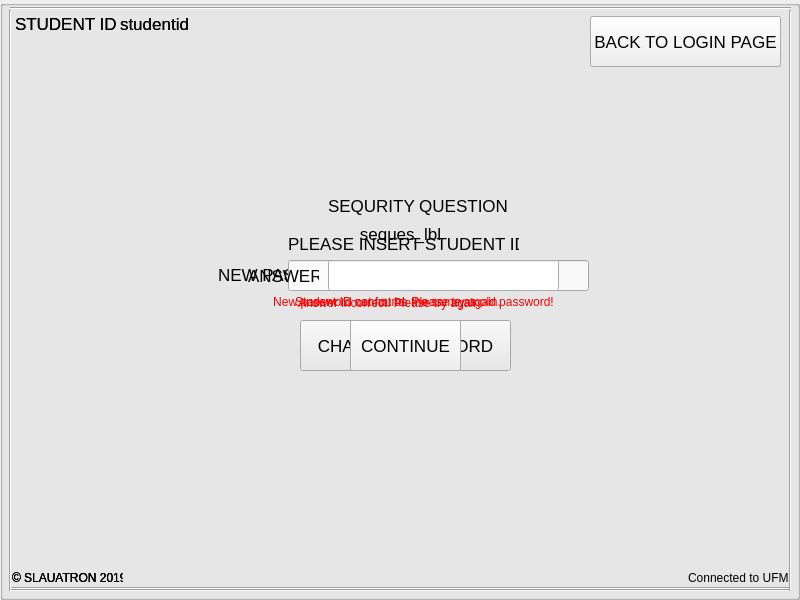
<?xml version="1.0" encoding="UTF-8"?>
<ui version="4.0">
 <class>ResetPW</class>
 <widget class="QMainWindow" name="ResetPW">
  <property name="geometry">
   <rect>
    <x>0</x>
    <y>0</y>
    <width>800</width>
    <height>600</height>
   </rect>
  </property>
  <property name="windowTitle">
   <string>University Faclilities Management System (UFMS)</string>
  </property>
  <property name="windowIcon">
   <iconset resource="images.qrc">
    <normaloff>:/images/icon.png</normaloff>:/images/icon.png</iconset>
  </property>
  <widget class="QWidget" name="centralwidget">
   <widget class="QGroupBox" name="display0">
    <property name="geometry">
     <rect>
      <x>0</x>
      <y>0</y>
      <width>800</width>
      <height>600</height>
     </rect>
    </property>
    <property name="title">
     <string/>
    </property>
    <widget class="QLineEdit" name="lineEdit_studid">
     <property name="geometry">
      <rect>
       <x>288</x>
       <y>260</y>
       <width>231</width>
       <height>31</height>
      </rect>
     </property>
     <property name="font">
      <font>
       <pointsize>13</pointsize>
      </font>
     </property>
     <property name="mouseTracking">
      <bool>false</bool>
     </property>
     <property name="acceptDrops">
      <bool>true</bool>
     </property>
     <property name="maxLength">
      <number>10</number>
     </property>
     <property name="cursorMoveStyle">
      <enum>Qt::LogicalMoveStyle</enum>
     </property>
     <property name="clearButtonEnabled">
      <bool>true</bool>
     </property>
    </widget>
    <widget class="QPushButton" name="continue_btn">
     <property name="geometry">
      <rect>
       <x>350</x>
       <y>320</y>
       <width>111</width>
       <height>51</height>
      </rect>
     </property>
     <property name="font">
      <font>
       <pointsize>13</pointsize>
      </font>
     </property>
     <property name="text">
      <string>CONTINUE</string>
     </property>
    </widget>
    <widget class="QLabel" name="label_StudentID">
     <property name="geometry">
      <rect>
       <x>288</x>
       <y>230</y>
       <width>231</width>
       <height>27</height>
      </rect>
     </property>
     <property name="font">
      <font>
       <pointsize>13</pointsize>
      </font>
     </property>
     <property name="text">
      <string>PLEASE INSERT STUDENT ID :</string>
     </property>
    </widget>
    <widget class="Line" name="oframe2">
     <property name="geometry">
      <rect>
       <x>10</x>
       <y>0</y>
       <width>781</width>
       <height>16</height>
      </rect>
     </property>
     <property name="orientation">
      <enum>Qt::Horizontal</enum>
     </property>
    </widget>
    <widget class="Line" name="oframe4">
     <property name="geometry">
      <rect>
       <x>10</x>
       <y>580</y>
       <width>781</width>
       <height>16</height>
      </rect>
     </property>
     <property name="orientation">
      <enum>Qt::Horizontal</enum>
     </property>
    </widget>
    <widget class="Line" name="oframe3">
     <property name="geometry">
      <rect>
       <x>780</x>
       <y>10</y>
       <width>20</width>
       <height>581</height>
      </rect>
     </property>
     <property name="orientation">
      <enum>Qt::Vertical</enum>
     </property>
    </widget>
    <widget class="QLabel" name="copyright">
     <property name="geometry">
      <rect>
       <x>12</x>
       <y>570</y>
       <width>111</width>
       <height>16</height>
      </rect>
     </property>
     <property name="text">
      <string>© SLAUATRON 2019.</string>
     </property>
    </widget>
    <widget class="Line" name="oframe1">
     <property name="geometry">
      <rect>
       <x>0</x>
       <y>10</y>
       <width>20</width>
       <height>581</height>
      </rect>
     </property>
     <property name="orientation">
      <enum>Qt::Vertical</enum>
     </property>
    </widget>
    <widget class="QLabel" name="label">
     <property name="geometry">
      <rect>
       <x>20</x>
       <y>10</y>
       <width>501</width>
       <height>51</height>
      </rect>
     </property>
     <property name="font">
      <font>
       <pointsize>15</pointsize>
      </font>
     </property>
     <property name="text">
      <string/>
     </property>
    </widget>
    <widget class="QPushButton" name="btn_rback2login">
     <property name="geometry">
      <rect>
       <x>590</x>
       <y>16</y>
       <width>191</width>
       <height>51</height>
      </rect>
     </property>
     <property name="font">
      <font>
       <pointsize>13</pointsize>
      </font>
     </property>
     <property name="text">
      <string>BACK TO LOGIN PAGE</string>
     </property>
    </widget>
    <widget class="QLabel" name="error_lbl">
     <property name="geometry">
      <rect>
       <x>295</x>
       <y>292</y>
       <width>221</width>
       <height>20</height>
      </rect>
     </property>
     <property name="font">
      <font>
       <pointsize>9</pointsize>
      </font>
     </property>
     <property name="styleSheet">
      <string notr="true">color: rgb(255, 0, 0);</string>
     </property>
     <property name="text">
      <string>Student ID not found. Please try again.</string>
     </property>
    </widget>
   </widget>
   <widget class="QGroupBox" name="display1">
    <property name="geometry">
     <rect>
      <x>0</x>
      <y>0</y>
      <width>800</width>
      <height>600</height>
     </rect>
    </property>
    <property name="title">
     <string/>
    </property>
    <widget class="QLineEdit" name="lineEdit_answer">
     <property name="geometry">
      <rect>
       <x>328</x>
       <y>260</y>
       <width>231</width>
       <height>31</height>
      </rect>
     </property>
     <property name="font">
      <font>
       <pointsize>13</pointsize>
      </font>
     </property>
     <property name="mouseTracking">
      <bool>false</bool>
     </property>
     <property name="acceptDrops">
      <bool>true</bool>
     </property>
     <property name="maxLength">
      <number>10</number>
     </property>
     <property name="cursorMoveStyle">
      <enum>Qt::LogicalMoveStyle</enum>
     </property>
     <property name="clearButtonEnabled">
      <bool>true</bool>
     </property>
    </widget>
    <widget class="QPushButton" name="continue_btn_2">
     <property name="geometry">
      <rect>
       <x>350</x>
       <y>320</y>
       <width>111</width>
       <height>51</height>
      </rect>
     </property>
     <property name="font">
      <font>
       <pointsize>13</pointsize>
      </font>
     </property>
     <property name="text">
      <string>CONTINUE</string>
     </property>
    </widget>
    <widget class="QLabel" name="label_StudentIDlbl">
     <property name="geometry">
      <rect>
       <x>15</x>
       <y>10</y>
       <width>101</width>
       <height>27</height>
      </rect>
     </property>
     <property name="font">
      <font>
       <pointsize>13</pointsize>
      </font>
     </property>
     <property name="text">
      <string>STUDENT ID:</string>
     </property>
    </widget>
    <widget class="Line" name="oframe2_2">
     <property name="geometry">
      <rect>
       <x>10</x>
       <y>0</y>
       <width>781</width>
       <height>16</height>
      </rect>
     </property>
     <property name="orientation">
      <enum>Qt::Horizontal</enum>
     </property>
    </widget>
    <widget class="Line" name="oframe4_2">
     <property name="geometry">
      <rect>
       <x>10</x>
       <y>580</y>
       <width>781</width>
       <height>16</height>
      </rect>
     </property>
     <property name="orientation">
      <enum>Qt::Horizontal</enum>
     </property>
    </widget>
    <widget class="Line" name="oframe3_2">
     <property name="geometry">
      <rect>
       <x>780</x>
       <y>10</y>
       <width>20</width>
       <height>581</height>
      </rect>
     </property>
     <property name="orientation">
      <enum>Qt::Vertical</enum>
     </property>
    </widget>
    <widget class="QLabel" name="copyright_2">
     <property name="geometry">
      <rect>
       <x>12</x>
       <y>570</y>
       <width>111</width>
       <height>16</height>
      </rect>
     </property>
     <property name="text">
      <string>© SLAUATRON 2019.</string>
     </property>
    </widget>
    <widget class="Line" name="oframe1_2">
     <property name="geometry">
      <rect>
       <x>0</x>
       <y>10</y>
       <width>20</width>
       <height>581</height>
      </rect>
     </property>
     <property name="orientation">
      <enum>Qt::Vertical</enum>
     </property>
    </widget>
    <widget class="QLabel" name="label_2">
     <property name="geometry">
      <rect>
       <x>20</x>
       <y>10</y>
       <width>501</width>
       <height>51</height>
      </rect>
     </property>
     <property name="font">
      <font>
       <pointsize>15</pointsize>
      </font>
     </property>
     <property name="text">
      <string/>
     </property>
    </widget>
    <widget class="QPushButton" name="btn_rback2login_2">
     <property name="geometry">
      <rect>
       <x>590</x>
       <y>16</y>
       <width>191</width>
       <height>51</height>
      </rect>
     </property>
     <property name="font">
      <font>
       <pointsize>13</pointsize>
      </font>
     </property>
     <property name="text">
      <string>BACK TO LOGIN PAGE</string>
     </property>
    </widget>
    <widget class="QLabel" name="error_lbl_2">
     <property name="geometry">
      <rect>
       <x>298</x>
       <y>293</y>
       <width>221</width>
       <height>20</height>
      </rect>
     </property>
     <property name="font">
      <font>
       <pointsize>9</pointsize>
      </font>
     </property>
     <property name="styleSheet">
      <string notr="true">color: rgb(255, 0, 0);</string>
     </property>
     <property name="text">
      <string>Answer incorrect. Please try again.</string>
     </property>
    </widget>
    <widget class="QLabel" name="label_currentstudid">
     <property name="geometry">
      <rect>
       <x>120</x>
       <y>10</y>
       <width>101</width>
       <height>27</height>
      </rect>
     </property>
     <property name="font">
      <font>
       <pointsize>13</pointsize>
      </font>
     </property>
     <property name="text">
      <string>studentid</string>
     </property>
    </widget>
    <widget class="QLabel" name="label_seq">
     <property name="geometry">
      <rect>
       <x>328</x>
       <y>192</y>
       <width>181</width>
       <height>27</height>
      </rect>
     </property>
     <property name="font">
      <font>
       <pointsize>13</pointsize>
      </font>
     </property>
     <property name="text">
      <string>SEQURITY QUESTION:</string>
     </property>
    </widget>
    <widget class="QLabel" name="seques_lbl">
     <property name="geometry">
      <rect>
       <x>170</x>
       <y>220</y>
       <width>461</width>
       <height>27</height>
      </rect>
     </property>
     <property name="font">
      <font>
       <pointsize>13</pointsize>
      </font>
     </property>
     <property name="text">
      <string>seques_lbl</string>
     </property>
     <property name="alignment">
      <set>Qt::AlignCenter</set>
     </property>
    </widget>
    <widget class="QLabel" name="label_ans">
     <property name="geometry">
      <rect>
       <x>248</x>
       <y>262</y>
       <width>71</width>
       <height>27</height>
      </rect>
     </property>
     <property name="font">
      <font>
       <pointsize>13</pointsize>
      </font>
     </property>
     <property name="text">
      <string>ANSWER:</string>
     </property>
    </widget>
   </widget>
   <widget class="QGroupBox" name="display2">
    <property name="geometry">
     <rect>
      <x>0</x>
      <y>0</y>
      <width>800</width>
      <height>600</height>
     </rect>
    </property>
    <property name="title">
     <string/>
    </property>
    <widget class="QLineEdit" name="lineEdit_password">
     <property name="geometry">
      <rect>
       <x>358</x>
       <y>260</y>
       <width>231</width>
       <height>31</height>
      </rect>
     </property>
     <property name="font">
      <font>
       <pointsize>13</pointsize>
      </font>
     </property>
     <property name="mouseTracking">
      <bool>false</bool>
     </property>
     <property name="acceptDrops">
      <bool>true</bool>
     </property>
     <property name="maxLength">
      <number>20</number>
     </property>
     <property name="cursorMoveStyle">
      <enum>Qt::LogicalMoveStyle</enum>
     </property>
     <property name="clearButtonEnabled">
      <bool>true</bool>
     </property>
    </widget>
    <widget class="QPushButton" name="btn_changepw">
     <property name="geometry">
      <rect>
       <x>300</x>
       <y>320</y>
       <width>211</width>
       <height>51</height>
      </rect>
     </property>
     <property name="font">
      <font>
       <pointsize>13</pointsize>
      </font>
     </property>
     <property name="text">
      <string>CHANGE PASSWORD</string>
     </property>
    </widget>
    <widget class="QLabel" name="label_StudentIDlbl_2">
     <property name="geometry">
      <rect>
       <x>15</x>
       <y>10</y>
       <width>101</width>
       <height>27</height>
      </rect>
     </property>
     <property name="font">
      <font>
       <pointsize>13</pointsize>
      </font>
     </property>
     <property name="text">
      <string>STUDENT ID:</string>
     </property>
    </widget>
    <widget class="Line" name="oframe2_4">
     <property name="geometry">
      <rect>
       <x>10</x>
       <y>0</y>
       <width>781</width>
       <height>16</height>
      </rect>
     </property>
     <property name="orientation">
      <enum>Qt::Horizontal</enum>
     </property>
    </widget>
    <widget class="Line" name="oframe4_4">
     <property name="geometry">
      <rect>
       <x>10</x>
       <y>580</y>
       <width>781</width>
       <height>20</height>
      </rect>
     </property>
     <property name="orientation">
      <enum>Qt::Horizontal</enum>
     </property>
    </widget>
    <widget class="Line" name="oframe3_4">
     <property name="geometry">
      <rect>
       <x>780</x>
       <y>10</y>
       <width>20</width>
       <height>581</height>
      </rect>
     </property>
     <property name="orientation">
      <enum>Qt::Vertical</enum>
     </property>
    </widget>
    <widget class="QLabel" name="copyright_4">
     <property name="geometry">
      <rect>
       <x>12</x>
       <y>570</y>
       <width>111</width>
       <height>16</height>
      </rect>
     </property>
     <property name="text">
      <string>© SLAUATRON 2019.</string>
     </property>
    </widget>
    <widget class="Line" name="oframe1_4">
     <property name="geometry">
      <rect>
       <x>0</x>
       <y>10</y>
       <width>20</width>
       <height>581</height>
      </rect>
     </property>
     <property name="orientation">
      <enum>Qt::Vertical</enum>
     </property>
    </widget>
    <widget class="QPushButton" name="btn_rback2login_3">
     <property name="geometry">
      <rect>
       <x>590</x>
       <y>16</y>
       <width>191</width>
       <height>51</height>
      </rect>
     </property>
     <property name="font">
      <font>
       <pointsize>13</pointsize>
      </font>
     </property>
     <property name="text">
      <string>BACK TO LOGIN PAGE</string>
     </property>
    </widget>
    <widget class="QLabel" name="error_lbl_3">
     <property name="geometry">
      <rect>
       <x>268</x>
       <y>292</y>
       <width>291</width>
       <height>20</height>
      </rect>
     </property>
     <property name="font">
      <font>
       <pointsize>9</pointsize>
      </font>
     </property>
     <property name="styleSheet">
      <string notr="true">color: rgb(255, 0, 0);</string>
     </property>
     <property name="text">
      <string>New password cannot be the same as old password!</string>
     </property>
     <property name="alignment">
      <set>Qt::AlignCenter</set>
     </property>
    </widget>
    <widget class="QLabel" name="label_currentstudid_2">
     <property name="geometry">
      <rect>
       <x>120</x>
       <y>10</y>
       <width>101</width>
       <height>27</height>
      </rect>
     </property>
     <property name="font">
      <font>
       <pointsize>13</pointsize>
      </font>
     </property>
     <property name="text">
      <string>studentid</string>
     </property>
    </widget>
    <widget class="QLabel" name="label_ans_2">
     <property name="geometry">
      <rect>
       <x>218</x>
       <y>261</y>
       <width>141</width>
       <height>27</height>
      </rect>
     </property>
     <property name="font">
      <font>
       <pointsize>13</pointsize>
      </font>
     </property>
     <property name="text">
      <string>NEW PASSWORD:</string>
     </property>
    </widget>
   </widget>
   <widget class="QLabel" name="db_lbl">
    <property name="geometry">
     <rect>
      <x>688</x>
      <y>570</y>
      <width>101</width>
      <height>16</height>
     </rect>
    </property>
    <property name="text">
     <string>Connected to UFMS!</string>
    </property>
   </widget>
   <zorder>display2</zorder>
   <zorder>db_lbl</zorder>
   <zorder>display0</zorder>
   <zorder>display1</zorder>
  </widget>
 </widget>
 <resources>
  <include location="images.qrc"/>
 </resources>
 <connections>
  <connection>
   <sender>lineEdit_studid</sender>
   <signal>returnPressed()</signal>
   <receiver>continue_btn</receiver>
   <slot>click()</slot>
   <hints>
    <hint type="sourcelabel">
     <x>420</x>
     <y>230</y>
    </hint>
    <hint type="destinationlabel">
     <x>385</x>
     <y>295</y>
    </hint>
   </hints>
  </connection>
  <connection>
   <sender>lineEdit_answer</sender>
   <signal>returnPressed()</signal>
   <receiver>continue_btn_2</receiver>
   <slot>click()</slot>
   <hints>
    <hint type="sourcelabel">
     <x>472</x>
     <y>231</y>
    </hint>
    <hint type="destinationlabel">
     <x>365</x>
     <y>293</y>
    </hint>
   </hints>
  </connection>
  <connection>
   <sender>lineEdit_password</sender>
   <signal>returnPressed()</signal>
   <receiver>btn_changepw</receiver>
   <slot>click()</slot>
   <hints>
    <hint type="sourcelabel">
     <x>510</x>
     <y>230</y>
    </hint>
    <hint type="destinationlabel">
     <x>353</x>
     <y>297</y>
    </hint>
   </hints>
  </connection>
 </connections>
</ui>
